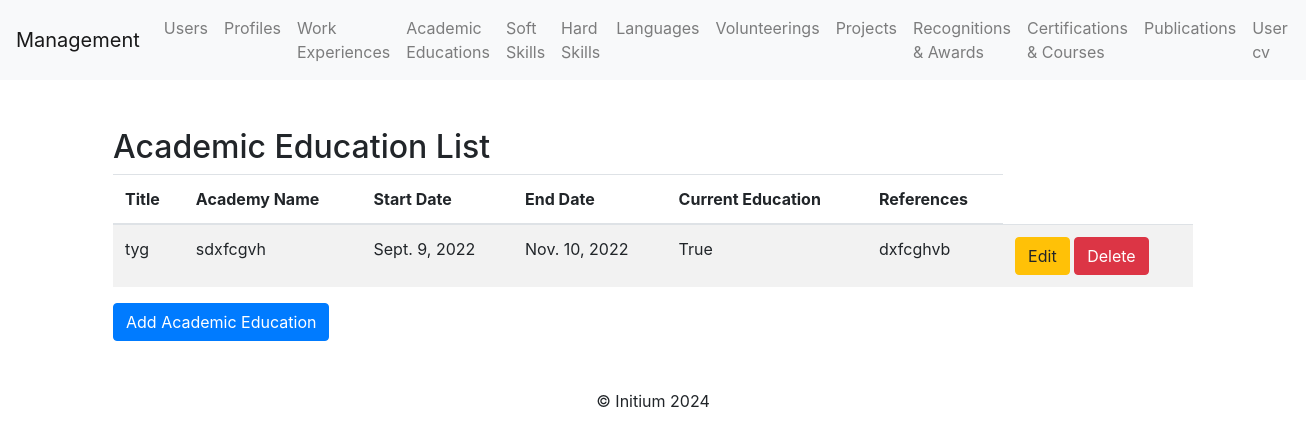
Before: /academic_educations/ with the older database file.
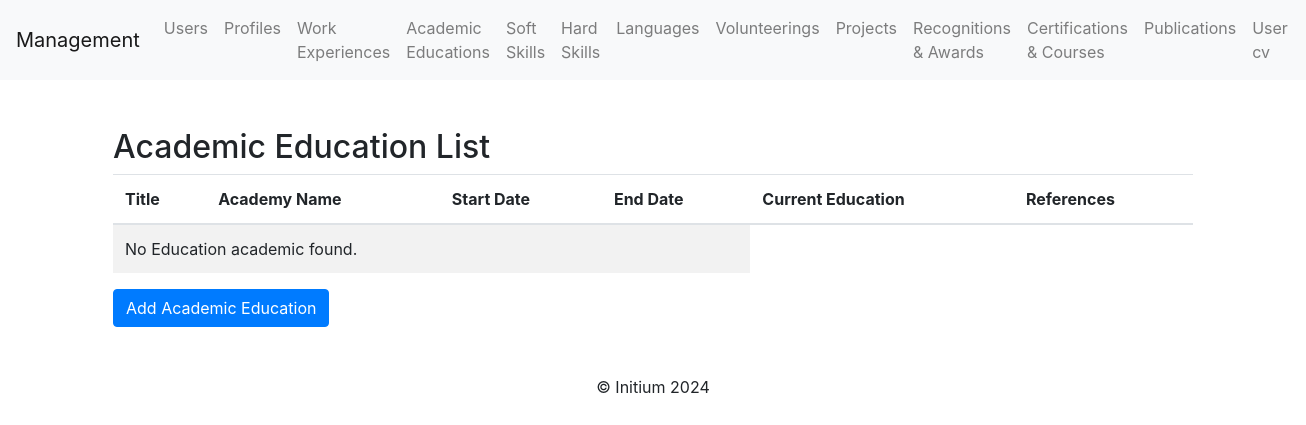
After: the same page with the newer database file.
### profile_cv/models.py (models this page shows)
class AcademicEducation(models.Model):
    title = models.CharField(max_length=255)  # Title of the education
    academy_name = models.CharField(max_length=255)  # Name of the academy
    start_date = models.DateField()  # Start date
    end_date = models.DateField(blank=True, null=True)  # Optional end date
    current_education = models.BooleanField(blank=True, null=True)  # Current education
    references = models.TextField(blank=True, null=True)  # Optional references

### profile_cv/views.py (the view)
# urls.py: path('academic_educations/', academic_education_list, name='academic_education_list'),
def academic_education_list(request):
    academic_educations = AcademicEducation.objects.all()
    return render(request, "academic_education/academic_education_list.html", {"academic_educations": academic_educations})

### profile_cv/templates/academic_education/academic_education_list.html (shortened to what this page needs)
{% extends 'base.html' %}
{% block content %}
<div class="container mt-5">
    <h2>Academic Education List</h2>
    <table class="table table-striped">
        <thead>
            <tr>
                <th>Title</th>
                <th>Academy Name</th>
                <th>Start Date</th>
                <th>End Date</th>
                <th>Current Education</th>
                <th>References</th>
            </tr>
        </thead>
        <tbody>
            {% for education in academic_educations %}
            <tr>
                <td>{{ education.title }}</td>
                <td>{{ education.academy_name }}</td>
                <td>{{ education.start_date }}</td>
                <td>{{ education.end_date }}</td>
                <td>{{ education.current_education }}</td>
                <td>{{ education.references }}</td>
                <td>
                    <a class="btn btn-warning" href="{% url 'academic_education_update' education.pk %}">Edit</a>
                    <a class="btn btn-danger" href="{% url 'academic_education_delete' education.pk %}">Delete</a>
                </td>
            </tr>
            {% empty %}
            <tr>
                <td colspan="4">No Education academic found.</td>
            </tr>
            {% endfor %}
        </tbody>
    </table>
    <a class="btn btn-primary" href="{% url 'academic_education_create' %}">Add Academic Education</a>
</div>
{% endblock %}

Changed rows visible on the page:
removed AcademicEducation: title "tyg", academy_name "sdxfcgvh", start_date "Sept. 9, 2022", end_date "Nov. 10, 2022", current_education "True", references "dxfcghvb"
Other visible differences:
text now shown: "No Education academic found."
